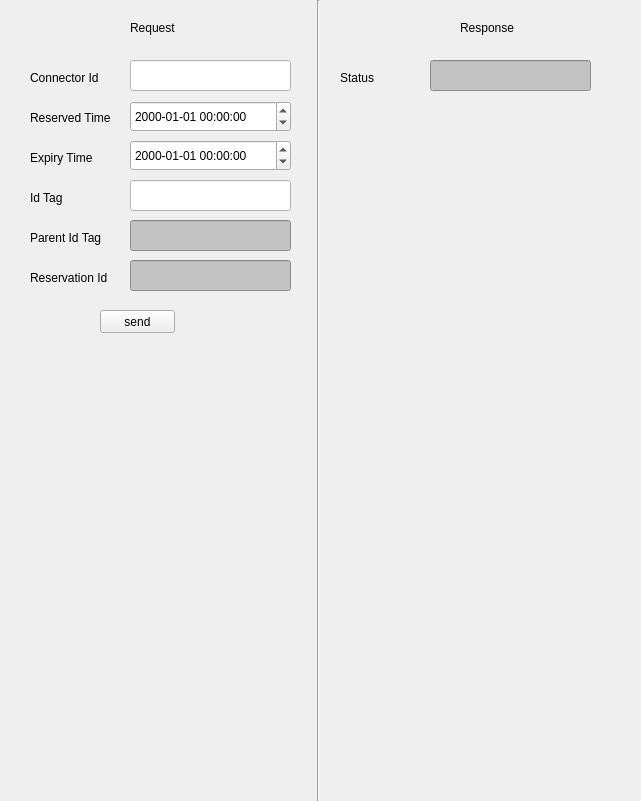
     <widget class="QWidget" name="widget_ReserveNow" native="true">
      <property name="geometry">
       <rect>
        <x>0</x>
        <y>120</y>
        <width>641</width>
        <height>801</height>
       </rect>
      </property>
      <property name="font">
       <font>
        <strikeout>false</strikeout>
       </font>
      </property>
      <property name="focusPolicy">
       <enum>Qt::NoFocus</enum>
      </property>
      <property name="autoFillBackground">
       <bool>true</bool>
      </property>
      <widget class="QLabel" name="label_60">
       <property name="geometry">
        <rect>
         <x>460</x>
         <y>20</y>
         <width>61</width>
         <height>16</height>
        </rect>
       </property>
       <property name="text">
        <string>Response</string>
       </property>
      </widget>
      <widget class="Line" name="line_24">
       <property name="geometry">
        <rect>
         <x>310</x>
         <y>0</y>
         <width>16</width>
         <height>801</height>
        </rect>
       </property>
       <property name="orientation">
        <enum>Qt::Vertical</enum>
       </property>
      </widget>
      <widget class="QLabel" name="label_61">
       <property name="geometry">
        <rect>
         <x>130</x>
         <y>20</y>
         <width>61</width>
         <height>16</height>
        </rect>
       </property>
       <property name="text">
        <string>Request</string>
       </property>
      </widget>
      <widget class="QLineEdit" name="lineEdit_ConnectorID_ReserveNow_Request">
       <property name="geometry">
        <rect>
         <x>130</x>
         <y>60</y>
         <width>161</width>
         <height>31</height>
        </rect>
       </property>
       <property name="autoFillBackground">
        <bool>false</bool>
       </property>
       <property name="styleSheet">
        <string notr="true">background:rgb(255,255,255)</string>
       </property>
       <property name="text">
        <string/>
       </property>
       <property name="readOnly">
        <bool>false</bool>
       </property>
      </widget>
      <widget class="QLabel" name="label_ConnectorID_ReserveNow_Request">
       <property name="geometry">
        <rect>
         <x>30</x>
         <y>70</y>
         <width>81</width>
         <height>16</height>
        </rect>
       </property>
       <property name="text">
        <string>Connector Id</string>
       </property>
      </widget>
      <widget class="QLabel" name="label_Status_ReserveNow_Response">
       <property name="geometry">
        <rect>
         <x>340</x>
         <y>70</y>
         <width>81</width>
         <height>16</height>
        </rect>
       </property>
       <property name="text">
        <string>Status</string>
       </property>
      </widget>
      <widget class="QLabel" name="label_IdTag_ReserveNow_Request">
       <property name="geometry">
        <rect>
         <x>30</x>
         <y>190</y>
         <width>81</width>
         <height>16</height>
        </rect>
       </property>
       <property name="text">
        <string>Id Tag</string>
       </property>
      </widget>
      <widget class="QLineEdit" name="lineEdit_IdTag_ReserveNow_Request">
       <property name="geometry">
        <rect>
         <x>130</x>
         <y>180</y>
         <width>161</width>
         <height>31</height>
        </rect>
       </property>
       <property name="autoFillBackground">
        <bool>false</bool>
       </property>
       <property name="styleSheet">
        <string notr="true">background:rgb(255,255,255)</string>
       </property>
       <property name="text">
        <string/>
       </property>
       <property name="readOnly">
        <bool>false</bool>
       </property>
      </widget>
      <widget class="QLabel" name="label_ParentIdTag_ReserveNow_Request">
       <property name="geometry">
        <rect>
         <x>30</x>
         <y>230</y>
         <width>81</width>
         <height>16</height>
        </rect>
       </property>
       <property name="text">
        <string>Parent Id Tag</string>
       </property>
      </widget>
      <widget class="QLineEdit" name="lineEdit_ParentIdTag_ReserveNow_Request">
       <property name="geometry">
        <rect>
         <x>130</x>
         <y>220</y>
         <width>161</width>
         <height>31</height>
        </rect>
       </property>
       <property name="autoFillBackground">
        <bool>false</bool>
       </property>
       <property name="styleSheet">
        <string notr="true">background:rgb(195,195,195)</string>
       </property>
       <property name="text">
        <string/>
       </property>
       <property name="readOnly">
        <bool>false</bool>
       </property>
      </widget>
      <widget class="QLabel" name="label_ReservationId_ReserveNow_Request">
       <property name="geometry">
        <rect>
         <x>30</x>
         <y>270</y>
         <width>81</width>
         <height>16</height>
        </rect>
       </property>
       <property name="text">
        <string>Reservation Id</string>
       </property>
      </widget>
      <widget class="QLineEdit" name="lineEdit_ReservationId_ReserveNow_Request">
       <property name="geometry">
        <rect>
         <x>130</x>
         <y>260</y>
         <width>161</width>
         <height>31</height>
        </rect>
       </property>
       <property name="autoFillBackground">
        <bool>false</bool>
       </property>
       <property name="styleSheet">
        <string notr="true">background:rgb(195,195,195)</string>
       </property>
       <property name="text">
        <string/>
       </property>
       <property name="readOnly">
        <bool>false</bool>
       </property>
      </widget>
      <widget class="QLineEdit" name="lineEdit_Status_ReserveNow_Response">
       <property name="geometry">
        <rect>
         <x>430</x>
         <y>60</y>
         <width>161</width>
         <height>31</height>
        </rect>
       </property>
       <property name="autoFillBackground">
        <bool>false</bool>
       </property>
       <property name="styleSheet">
        <string notr="true">background:rgb(195, 195, 195)</string>
       </property>
       <property name="text">
        <string/>
       </property>
       <property name="readOnly">
        <bool>true</bool>
       </property>
      </widget>
      <widget class="QPushButton" name="pushButton_Send_reservenow">
       <property name="geometry">
        <rect>
         <x>100</x>
         <y>310</y>
         <width>75</width>
         <height>23</height>
        </rect>
       </property>
       <property name="text">
        <string>send</string>
       </property>
      </widget>
      <widget class="QLabel" name="label_ConnectorID_ReserveNow_Request_2">
       <property name="geometry">
        <rect>
         <x>30</x>
         <y>110</y>
         <width>81</width>
         <height>16</height>
        </rect>
       </property>
       <property name="text">
        <string>Reserved Time</string>
       </property>
      </widget>
      <widget class="QLabel" name="label_ConnectorID_ReserveNow_Request_3">
       <property name="geometry">
        <rect>
         <x>30</x>
         <y>150</y>
         <width>81</width>
         <height>16</height>
        </rect>
       </property>
       <property name="text">
        <string>Expiry Time</string>
       </property>
      </widget>
      <widget class="QDateTimeEdit" name="dateTimeEdit_ExpiryTime_reservenow">
       <property name="geometry">
        <rect>
         <x>130</x>
         <y>140</y>
         <width>161</width>
         <height>31</height>
        </rect>
       </property>
       <property name="displayFormat">
        <string>yyyy-MM-dd HH:mm:ss</string>
       </property>
      </widget>
      <widget class="QDateTimeEdit" name="dateTimeEdit_ReservedTime_reservenow">
       <property name="geometry">
        <rect>
         <x>130</x>
         <y>101</y>
         <width>161</width>
         <height>31</height>
        </rect>
       </property>
       <property name="displayFormat">
        <string>yyyy-MM-dd HH:mm:ss</string>
       </property>
      </widget>
     </widget>
